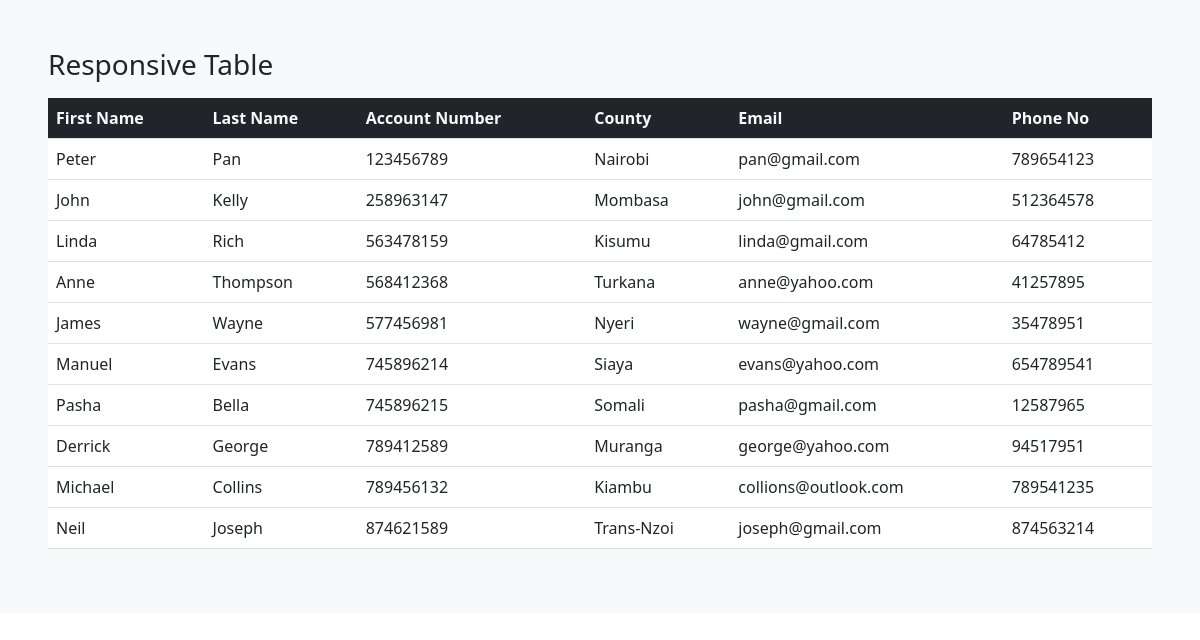
The page / on the database its author committed.
### tables this page shows
CREATE TABLE `customers` (
  `firstName` varchar(20) NOT NULL,
  `lastName` varchar(20) NOT NULL,
  `accountNumber` int(20) NOT NULL,
  `county` varchar(10) NOT NULL,
  `email` varchar(20) NOT NULL,
  `phoneNumber` int(10) NOT NULL
);

### get_custTable.php (called while the page is built)
<?php
include("connection.php");
$stmt = $conn->prepare("SELECT * from customers");
$stmt->execute();
$customers = $stmt->get_result();
?>

### index.php (the view, shortened to what this page needs)
<!DOCTYPE html>
<html lang="en">
<head>
    <link href="https://cdn.jsdelivr.net/npm/bootstrap@5.2.0/dist/css/bootstrap.min.css" rel="stylesheet">
</head>
<body>
    <section class="bg-light p-5">
        <h3 class="pb-2">Responsive Table</h3>
    <div class="table-responsive" id="no-more-tables">
        <table class="table bg-white">
            <thead class="bg-dark text-light">
                <tr>
                    <th>First Name</th>
                    <th>Last Name</th>
                    <th>Account Number</th>
                    <th>County</th>
                    <th>Email</th>
                    <th>Phone No</th>
                </tr>
            </thead>
            <div class="table-responsive" id="no-more-tables">
            <?php include("get_custTable.php");?>
            <?php foreach($customers as $customer){ ?>
            <tbody>
                <tr>
                    <td data-title="First Name"><?php echo $customer['firstName']?></td>
                    <td data-title="Last Name"><?php echo $customer['lastName']?></td>
                    <td data-title="Account Number"><?php echo $customer['accountNumber']?></td>
                    <td data-title="County"><?php echo $customer['county']?></td>
                    <td data-title="Email"><?php echo $customer['email']?></td>
                    <td data-title="Phone No"><?php echo $customer['phoneNumber']?></td>
                </tr>
            </tbody>
            </div>
            <?php } ?>
    </section>
</body>
</html>

### rows shown on the page
customers: firstName "Peter", lastName "Pan", accountNumber "123456789", county "Nairobi", email "pan@gmail.com", phoneNumber "789654123"
customers: firstName "John", lastName "Kelly", accountNumber "258963147", county "Mombasa", email "john@gmail.com", phoneNumber "512364578"
customers: firstName "Linda", lastName "Rich", accountNumber "563478159", county "Kisumu", email "linda@gmail.com", phoneNumber "64785412"
customers: firstName "Anne", lastName "Thompson", accountNumber "568412368", county "Turkana", email "anne@yahoo.com", phoneNumber "41257895"
customers: firstName "James", lastName "Wayne", accountNumber "577456981", county "Nyeri", email "wayne@gmail.com", phoneNumber "35478951"
customers: firstName "Manuel", lastName "Evans", accountNumber "745896214", county "Siaya", email "evans@yahoo.com", phoneNumber "654789541"
customers: firstName "Pasha", lastName "Bella", accountNumber "745896215", county "Somali", email "pasha@gmail.com", phoneNumber "12587965"
customers: firstName "Derrick", lastName "George", accountNumber "789412589", county "Muranga", email "george@yahoo.com", phoneNumber "94517951"
customers: firstName "Michael", lastName "Collins", accountNumber "789456132", county "Kiambu", email "collions@outlook.com", phoneNumber "789541235"
customers: firstName "Neil", lastName "Joseph", accountNumber "874621589", county "Trans-Nzoi", email "joseph@gmail.com", phoneNumber "874563214"
